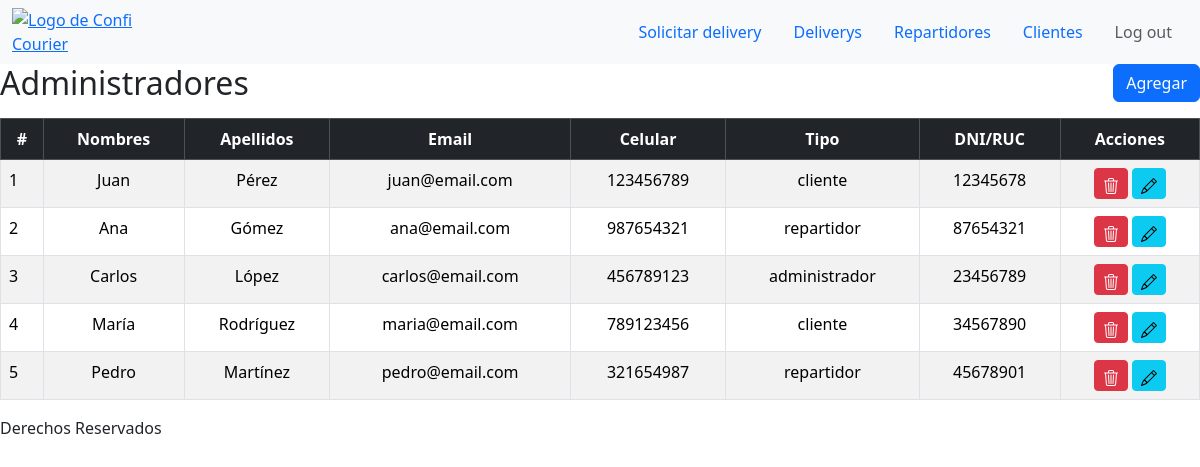
/vistas/administradores.php, run on the app's committed database.
### tables this page shows
CREATE TABLE Administrador (
    id INT PRIMARY KEY,
    cod_admin VARCHAR(50) UNIQUE NOT NULL,
    FOREIGN KEY (id) REFERENCES Usuario(id) ON DELETE CASCADE
);

CREATE TABLE Usuario (
    id INT PRIMARY KEY AUTO_INCREMENT,
    nombres VARCHAR(100) NOT NULL,
    apellidos VARCHAR(100),
    email VARCHAR(100) UNIQUE NOT NULL,
    password VARCHAR(255) NOT NULL,
    celular VARCHAR(20),
    tipo VARCHAR(20) NOT NULL,
    dni_ruc VARCHAR(20) UNIQUE
);

### modelos/Administrador.php (called while the page is built, shortened)
<?php
class Administrador extends Usuario {
    public function obtenerTodos() {
        $conn = new Conexion();
        $conexion = $conn->conectar();
        $sql = "SELECT Usuario.*, Administrador.cod_admin
                FROM Usuario
                JOIN Administrador ON Usuario.id = Administrador.id";
        $resultado = $conexion->query($sql);
        return $resultado;
    }
}
?>

### controladores/AdministradorControlador.php (called while the page is built, shortened)
<?php
require_once "../modelos/Administrador.php";
class AdministradorControlador {
    public function mostrarAdministradores() {
        $administrador = new Administrador();
        $administradores = $administrador->obtenerTodos();
        return $administradores;
    }
}
?>

### vistas/administradores.php (the view, shortened to what this page needs)
<?php
    require_once "../controladores/AdministradorControlador.php";
    require_once "../layouts/header.php";
    $controlador = new AdministradorControlador();
    $administradores = $controlador->mostrarAdministradores();
?>
<div>
    <div class="d-flex justify-content-between align-items-center mb-3">
        <h2 class="mb-0">Administradores</h2>
        <button type="button" class="btn btn-primary" data-bs-toggle="modal" data-bs-target="#crearModal">
            Agregar
        </button>
    </div>
    <div class="table">
        <table class="table table-bordered table-striped">
            <thead class="table-dark">
                <tr>
                    <th class="text-center" scope="col">#</th>
                    <th class="text-center" scope="col">Nombres</th>
                    <th class="text-center" scope="col">Apellidos</th>
                    <th class="text-center" scope="col">Email</th>
                    <th class="text-center" scope="col">Celular</th>
                    <th class="text-center" scope="col">Tipo</th>
                    <th class="text-center" scope="col">DNI/RUC</th>
                    <th class="text-center" scope="col">Acciones</th>
                </tr>
            </thead>
            <tbody>
                <?php foreach ($administradores as $administrador): ?>
                    <tr>
                        <td><?php echo $administrador['id']; ?></td>
                        <td class="text-center"><?php echo $administrador['nombres']; ?></td>
                        <td class="text-center"><?php echo $administrador['apellidos']; ?></td>
                        <td class="text-center"><?php echo $administrador['email']; ?></td>
                        <td class="text-center"><?php echo $administrador['celular']; ?></td>
                        <td class="text-center"><?php echo $administrador['tipo']; ?></td>
                        <td class="text-center"><?php echo $administrador['dni_ruc']; ?></td>
                        <td class="text-center">
                        <button type="button" class="btn btn-danger btn-sm">
                        </button>
                        <button type="button" class="btn btn-info btn-sm" data-bs-toggle="modal" data-bs-target="#editarModal">
                        </button>
                    </td>
                </tr>
            <?php endforeach; ?>
            </tbody>
        </table>
    </div>
</div>
<?php
    require_once "../layouts/footer.php";
?>

### layouts/header.php (shortened to what this page needs)
<!DOCTYPE html>
<html lang="es">
    <head>
        <link href="https://cdn.jsdelivr.net/npm/bootstrap@5.3.3/dist/css/bootstrap.min.css" rel="stylesheet">
    </head>
    <body class="">
        <header>
<?php
    require_once "navbar.php";

### layouts/navbar.php (shortened to what this page needs)
    <nav class="navbar navbar-expand-lg bg-body-tertiary">
        <div class="container-fluid">
            <div class="collapse navbar-collapse" id="navbarText">
                <a class="" href="../main.php">
                    <img src="https://www.altokeperu.com/wp-content/uploads/2020/07/ico-3.png" alt="Logo de Confi Courier" width="35px">
                </a>
                <ul class="nav w-100 justify-content-end">
                    <li class="nav-item">
                        <a class="nav-link active" aria-current="page" href="solicitud.php">Solicitar delivery</a>
                    </li>
                    <li class="nav-item">
                        <a class="nav-link active" aria-current="page" href="#">Deliverys</a>
                    </li>
                    <li class="nav-item">
                        <a class="nav-link" href="#">Repartidores</a>
                    </li>
                    <li class="nav-item">
                        <a class="nav-link" href="#">Clientes</a>
                    </li>
                    <li class="nav-item">
                        <a class="nav-link disabled">Log out</a>
                    </li>
                </ul>
            </div>
        </div>
    </nav>
</header>

### layouts/footer.php (shortened to what this page needs)
        <footer>
            <p>Derechos Reservados</p>
        </footer>
    </body>
</html>

### data on the page
administrador: id "1", id.nombres "Juan", id.apellidos "Pérez", id.email "juan@email.com", id.celular "123456789", id.tipo "cliente", id.dni_ruc "12345678"
administrador: id "2", id.nombres "Ana", id.apellidos "Gómez", id.email "ana@email.com", id.celular "987654321", id.tipo "repartidor", id.dni_ruc "87654321"
administrador: id "3", id.nombres "Carlos", id.apellidos "López", id.email "carlos@email.com", id.celular "456789123", id.tipo "administrador", id.dni_ruc "23456789"
administrador: id "4", id.nombres "María", id.apellidos "Rodríguez", id.email "maria@email.com", id.celular "789123456", id.tipo "cliente", id.dni_ruc "34567890"
administrador: id "5", id.nombres "Pedro", id.apellidos "Martínez", id.email "pedro@email.com", id.celular "321654987", id.tipo "repartidor", id.dni_ruc "45678901"
